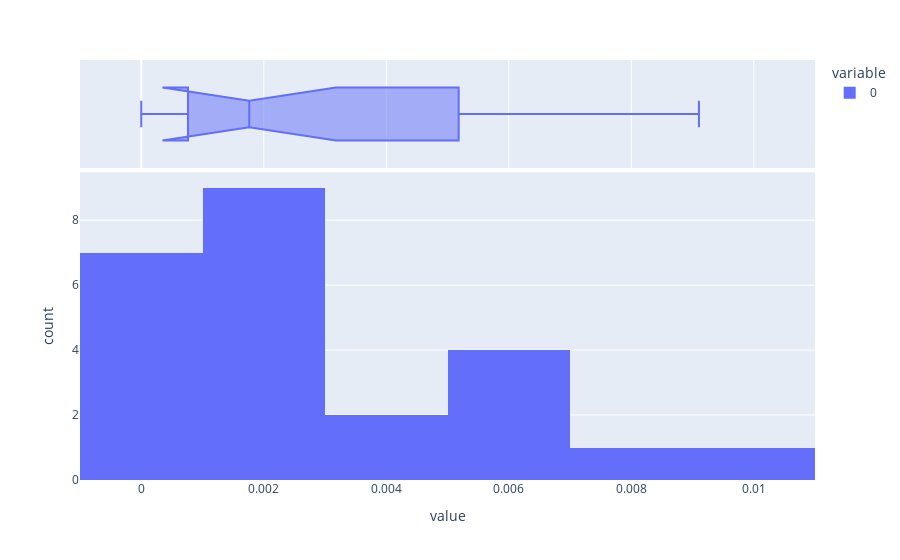

Write notebook code for a chart like this one.
### Code cell
import plotly.express as px
feature_idx = 0
fig = px.histogram([item[feature_idx] for item in intersection_matrix], marginal="box", nbins=5)
fig.show()
# intersection_matrix

### Figure 1 — Plotly figure (JSON) as saved in the notebook; plotly's stock layout.template omitted (floating-point values rounded to 4 significant figures)
{"data": [{"alignmentgroup": "True", "bingroup": "x", "hovertemplate": "variable=0<br>value=%{x}<br>count=%{y}<extra></extra>", "legendgroup": "0", "marker": {"color": "#636efa"}, "name": "0", "nbinsx": 5, "offsetgroup": "0", "orientation": "v", "showlegend": true, "type": "histogram", "x": [0, 0.009105, 0.001609, 0.0004199, 0.006378, 0.005864, 0.0008483, 0.0004422, 0.002178, 0.00539, 0.004529, 0.001753, 0.001552, 0.0006378, 0.004974, 0.001388, 0.001156, 0.008392, 0.006116, 0.0005085, 0.002414, 0.0006772, 0.00185, 0.001774], "xaxis": "x", "yaxis": "y"}, {"alignmentgroup": "True", "hovertemplate": "variable=0<br>value=%{x}<extra></extra>", "legendgroup": "0", "marker": {"color": "#636efa"}, "name": "0", "notched": true, "offsetgroup": "0", "showlegend": false, "type": "box", "x": [0, 0.009105, 0.001609, 0.0004199, 0.006378, 0.005864, 0.0008483, 0.0004422, 0.002178, 0.00539, 0.004529, 0.001753, 0.001552, 0.0006378, 0.004974, 0.001388, 0.001156, 0.008392, 0.006116, 0.0005085, 0.002414, 0.0006772, 0.00185, 0.001774], "xaxis": "x2", "yaxis": "y2"}], "layout": {"autosize": true, "barmode": "relative", "legend": {"title": {"text": "variable"}, "tracegroupgap": 0}, "margin": {"t": 60}, "xaxis": {"anchor": "y", "autorange": true, "domain": [0, 1], "range": [-0.001, 0.011], "title": {"text": "value"}, "type": "linear"}, "xaxis2": {"anchor": "y2", "autorange": true, "domain": [0, 1], "matches": "x", "range": [-0.001, 0.011], "showgrid": true, "showticklabels": false, "type": "linear"}, "yaxis": {"anchor": "x", "autorange": true, "domain": [0, 0.7326], "range": [0, 9.474], "title": {"text": "count"}}, "yaxis2": {"anchor": "x2", "autorange": true, "domain": [0.7426, 1], "matches": "y2", "range": [-0.5, 0.5], "showgrid": false, "showline": false, "showticklabels": false, "ticks": "", "type": "linear"}}}
